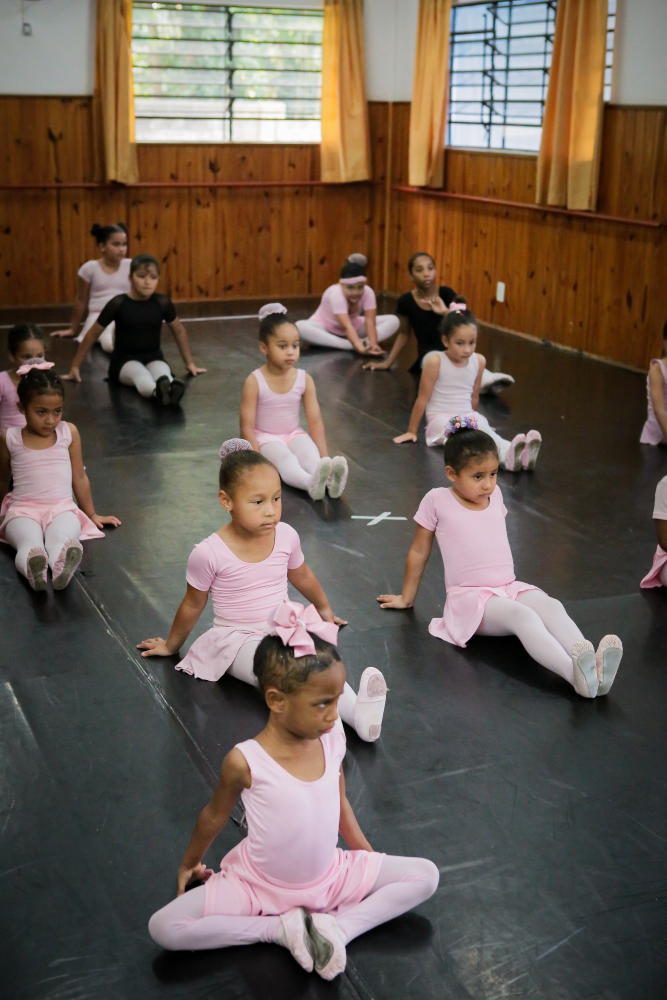
#> input picture fotos/IMG_3083.jpg, 2000 x 3000 px (shown at 1/3 size); its folder holds 4 pictures in this run
$ python build.py
#> lines starting #> are read from the running program, lines starting #| are printed output that depends on the picture
"""Monta a galeria do Ballet Santa Dorotéia a partir de fotos/.

Uso (dentro da pasta do repositório):
    python3 build.py                       # destaques = arquivos com "destaque" no nome
    python3 build.py foto3.jpg foto7.jpg   # destaques escolhidos, nessa ordem
"""
import json, os, re, shutil, sys, zipfile
from PIL import Image, ImageOps

NOME_ZIP = 'Ballet_SantaDoroteia'
EXT = ('.jpg', '.jpeg', '.png', '.webp')


def natural(s):
    return [int(t) if t.isdigit() else t.lower() for t in re.split(r'(\d+)', s)]


fotos = sorted((f for f in os.listdir('fotos') if f.lower().endswith(EXT)), key=natural)
feat = sys.argv[1:] or [f for f in fotos if 'destaque' in f.lower()]
falta = [f for f in feat if f not in fotos]
if falta:
    sys.exit(f'Destaques não encontrados em fotos/: {falta}')
order = feat + [f for f in fotos if f not in feat]

for d in ('tela', 'mini', 'zip'):
    shutil.rmtree(d, ignore_errors=True)
    os.makedirs(d)

P = []
for i, f in enumerate(order, 1):
    im = ImageOps.exif_transpose(Image.open('fotos/' + f)).convert('RGB')
#> im is the input picture: PIL image 2000x3000 RGB; mean R, G, B 104.8, 90.8, 79.9
    t = im.copy(); t.thumbnail((1800, 1800), Image.LANCZOS)
    t.save(f'tela/{i:03d}.jpg', quality=86, optimize=True, progressive=True)
    m = im.copy(); m.thumbnail((900 if f in feat else 640,) * 2, Image.LANCZOS)
#> after `m.thumbnail((900 if f in feat else 640,) * 2, Image.LANCZOS)`:
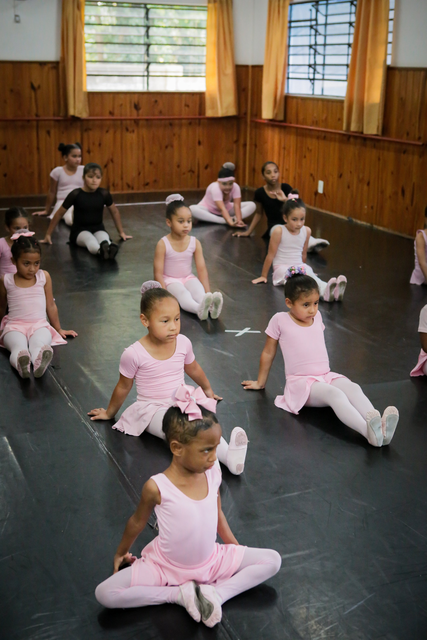
#> m: PIL image 427x640 RGB; mean R, G, B 105, 90.9, 80
    m.save(f'mini/{i:03d}.jpg', quality=80, optimize=True, progressive=True)
    P.append({'f': f, 'n': i, 'w': m.width, 'h': m.height, 'd': 1 if f in feat else 0})
    if im.width < 2000 and im.height < 2000:
        print(f'  aviso: {f} tem só {im.width}x{im.height}px (boa na tela, impressão só pequena)')
#> pass 2 of the loop `for i, f in enumerate(order, 1):`:
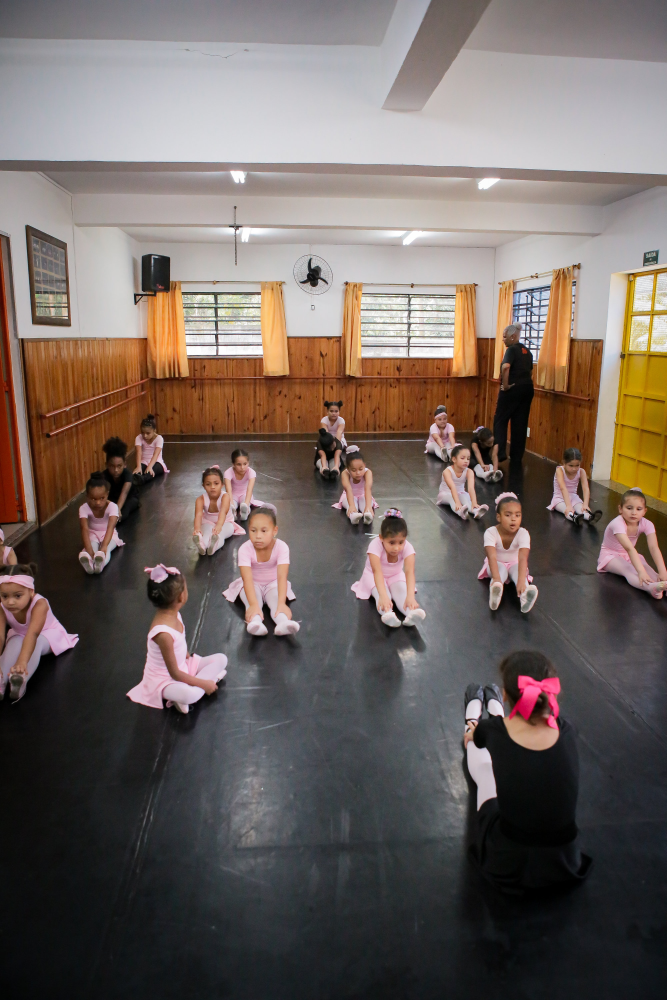
#> input picture fotos/IMG_3086.jpg, 2000 x 3000 px (shown at 1/3 size)
#> im is the input picture: PIL image 2000x3000 RGB; mean R, G, B 112.8, 101.6, 96.5
#> `m.thumbnail((900 if f in feat else 640,) * 2, Image.LANCZOS)`:
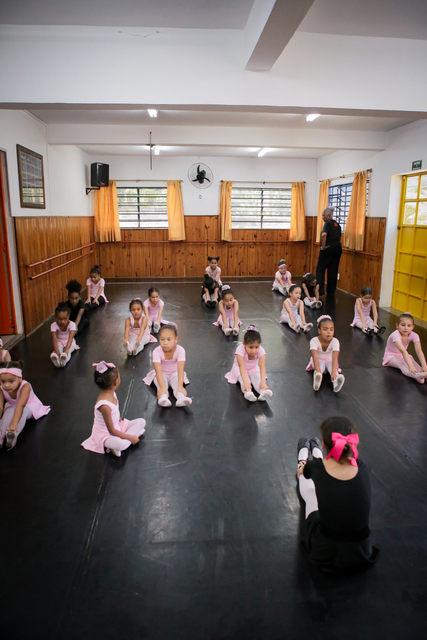
#> m: PIL image 427x640 RGB; mean R, G, B 112.9, 101.7, 96.6
#> pass 3 of the loop `for i, f in enumerate(order, 1):`:
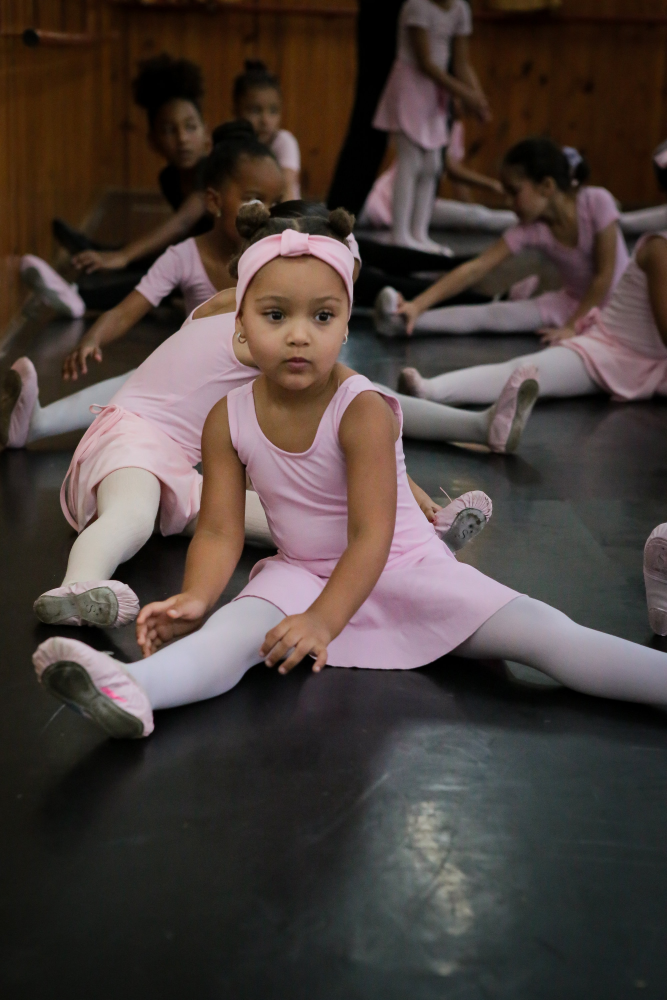
#> input picture fotos/IMG_3094.jpg, 2000 x 3000 px (shown at 1/3 size)
#> im is the input picture: PIL image 2000x3000 RGB; mean R, G, B 74.5, 63.6, 59.8
#> `m.thumbnail((900 if f in feat else 640,) * 2, Image.LANCZOS)`:
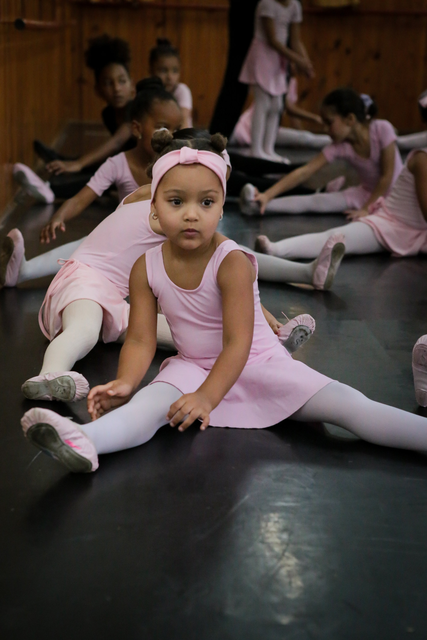
#> m: PIL image 427x640 RGB; mean R, G, B 74.6, 63.8, 59.9
#> the loop made 4 passes; the first 3 are shown

# "Baixar todas" em partes de até ~80 MB, sem compressão
groups, size = [[]], 0
#> groups = [[]]; size = 0
for f in order:
    s = os.path.getsize('fotos/' + f)
    if size + s > 80 * 2**20 and groups[-1]:
        groups.append([]); size = 0
    groups[-1].append(f); size += s
#> this loop made 4 passes
#> size on passes 1 to 4: 940906, 1851166, 2637786, 3208772
#> after the loop, groups = [['IMG_3083.jpg', 'IMG_3086.jpg', 'IMG_3094.jpg', 'IMG_3136.jpg']]; size = 3208772

btns, a, total = [], 1, 0
for k, g in enumerate(groups, 1):
    path = f'zip/{NOME_ZIP}_parte{k}.zip'
    with zipfile.ZipFile(path, 'w', zipfile.ZIP_STORED) as z:
        for f in g:
            z.write('fotos/' + f, f)
    mb = os.path.getsize(path) / 2**20; total += mb
    b = a + len(g) - 1
    btns.append(f'<a class="btn part" href="{path}" download data-goatcounter-click="ballet/baixar-todas/parte-{k}" '
                f'data-goatcounter-title="ballet: baixar todas, parte {k}">Parte {k} <span>fotos {a}–{b} · {mb:.0f} MB</span></a>')
    a = b + 1
#> this loop made 1 pass
#> (k, path, mb, total, b, a) on pass 1: (1, 'zip/Ballet_SantaDoroteia_parte1.zip', 3.06, 3.06, 4, 5)
#> after the loop, btns = 1 item; total = 3.06

n = len(order)
partes = (f'<p class="hint">As {n} fotos ({total:.0f} MB) estão divididas em {len(groups)} arquivos .zip. '
          f'Baixe cada parte, de preferência no Wi‑Fi.</p>' if len(groups) > 1 else
          f'<p class="hint">As {n} fotos ({total:.0f} MB) em um arquivo .zip. Baixe de preferência no Wi‑Fi.</p>')

#> (the run stopped early here; a loop or call above may not have finished)
